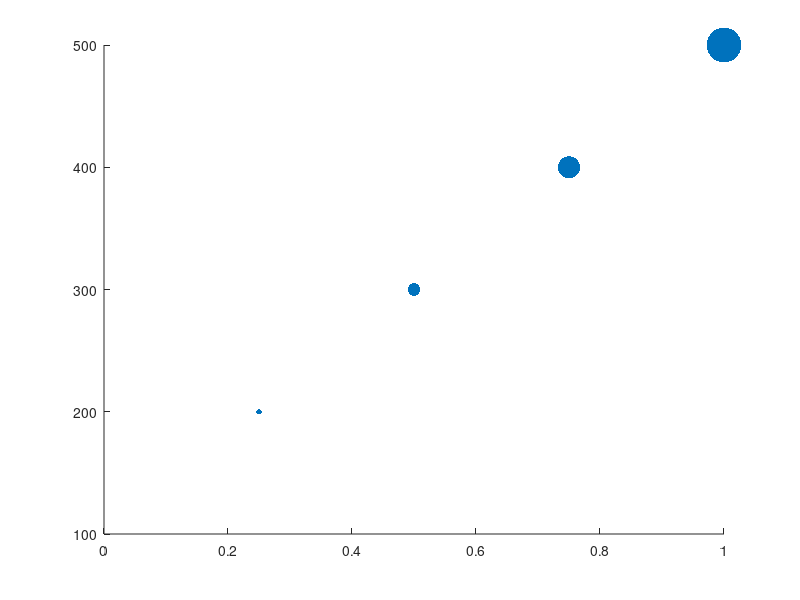
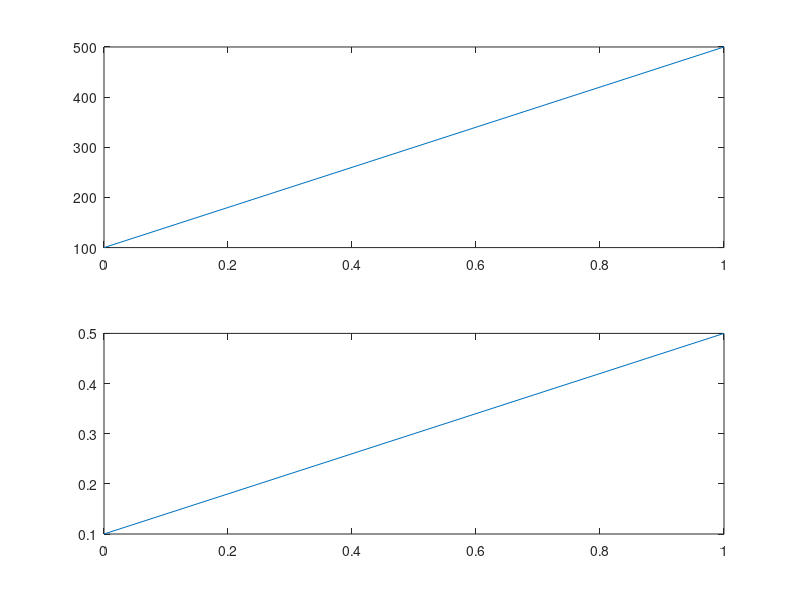

Recreate these plots in MATLAB, in order.
%plotR
res.screenEff = [0,0.25,0.5,0.75,1];
res.deltaPop  = [100,200,300,400,500];
res.FinalAlleleRecessive = [0.1,0.2,0.3,0.4,0.5];

scatter(res.screenEff,res.deltaPop,(res.FinalAlleleRecessive).^4*10000,'filled')
figure
subplot(2,1,1)
plot(res.screenEff, res.deltaPop)
subplot(2,1,2)
plot(res.screenEff, res.FinalAlleleRecessive)